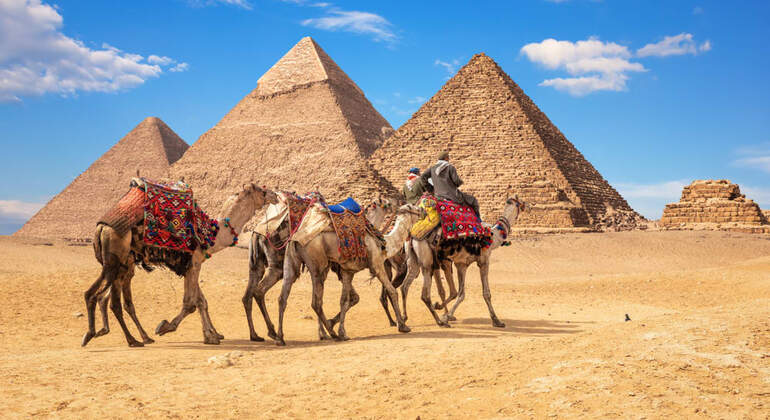
#> input picture 7_evrisimsel_sinir_aglari/pyramid.jpg, 770 x 420 px
$ python 7_selective_search.py
#> lines starting #> are read from the running program, lines starting #| are printed output that depends on the picture; after the words box and inside, x2 and y2 are one past the last pixel; in counts of white or black regions, pixels touching at a corner belong together
# eger  ss = cv2.ximgproc.segmentation.createSelectiveSearchSegmentation()
#         ^^^^^^^^^^^^^^^^^^^^^^^^^ hattasını alıyorsan
#pip install --force-reinstall opencv-contrib-python
#pip install --no-cache --force-reinstall opencv-contrib-python
#cmd de bu satirları çalistir
import cv2
import random

image = cv2.imread("pyramid.jpg")
#> image is the input picture: shape (420, 770, 3); mean B, G, R 144.9, 159, 170.2
image = cv2.resize(image, dsize=(600, 600))
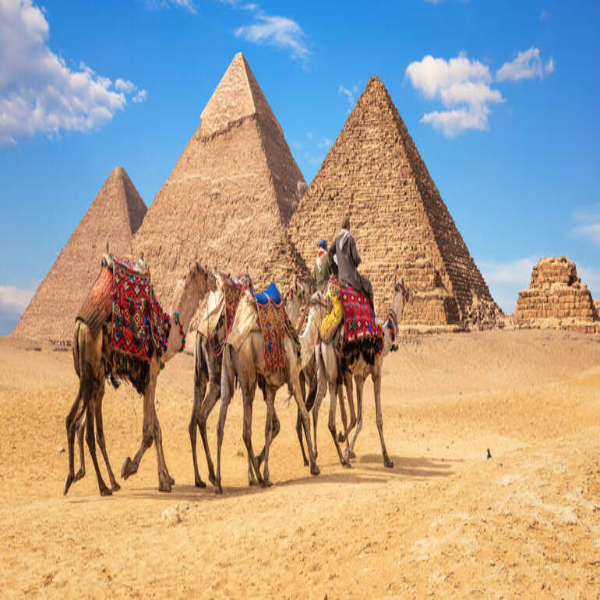
#> image: shape (600, 600, 3); mean B, G, R 144.8, 158.9, 170.1
cv2.imshow("image", image)

# seçmeli aramayi baslatiyoruz
ss = cv2.ximgproc.segmentation.createSelectiveSearchSegmentation()
#gorselimizi veriyoruz
ss.setBaseImage(image)
ss.switchToSelectiveSearchQuality()

print("Start")
rects = ss.process()

output = image.copy()

# sevilen bölgelerini renklendir ve görsellestiriyoruz
for (x, y, w, h) in rects[:50]:
    color = [random.randint(0, 255) for _ in range(3)]
    cv2.rectangle(output, (x, y), (x + w, y + h), color, 2)
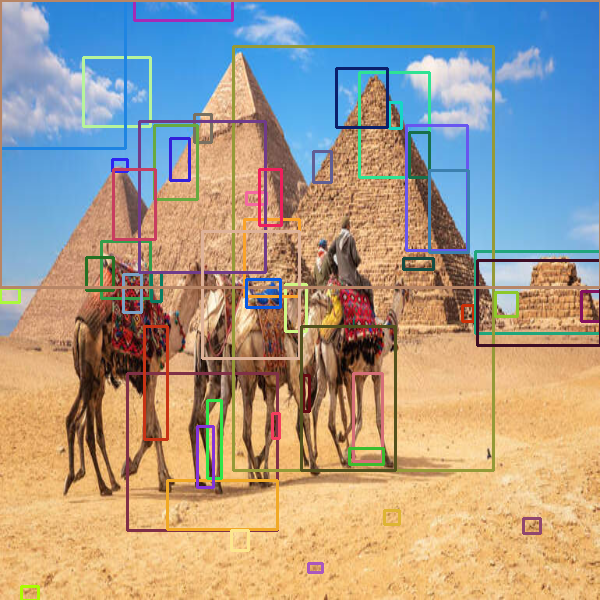
#> output: shape (600, 600, 3); 8.91% of pixels changed, all inside (x1, y1, x2, y2) = (0, 0, 600, 600)

cv2.imshow("output", output)
cv2.waitKey(0)
cv2.destroyAllWindows()

$ run again, with 7_evrisimsel_sinir_aglari/animals.png saved as 7_evrisimsel_sinir_aglari/pyramid.jpg
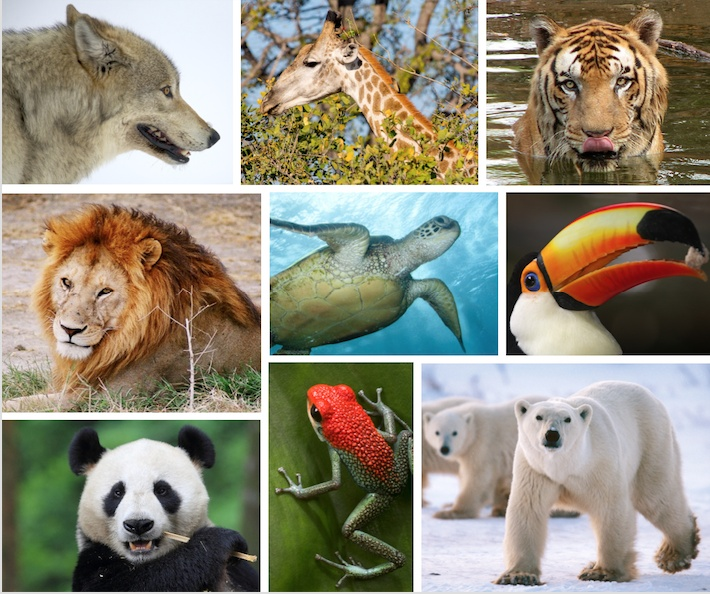
#> input picture 7_evrisimsel_sinir_aglari/animals.png, 710 x 594 px
#> image is the input picture: shape (594, 710, 3); mean B, G, R 121.5, 138.6, 143.6
#> `image = cv2.resize(image, dsize=(600, 600))`:
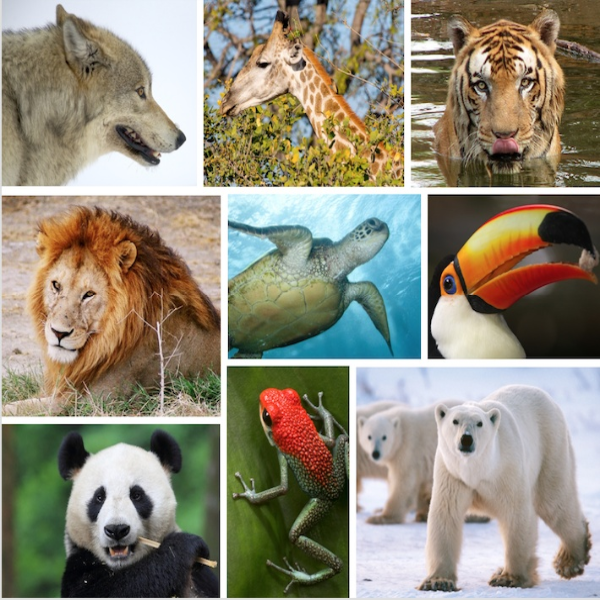
#> image: shape (600, 600, 3); mean B, G, R 121.4, 138.4, 143.4
#> after the loop `for (x, y, w, h) in rects[:50]:`:
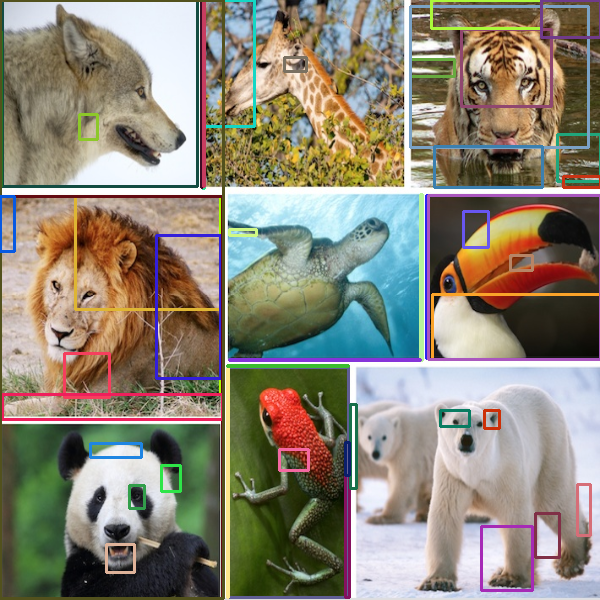
#> output: shape (600, 600, 3); 8.43% of pixels changed, all inside (x1, y1, x2, y2) = (0, 0, 600, 600)
